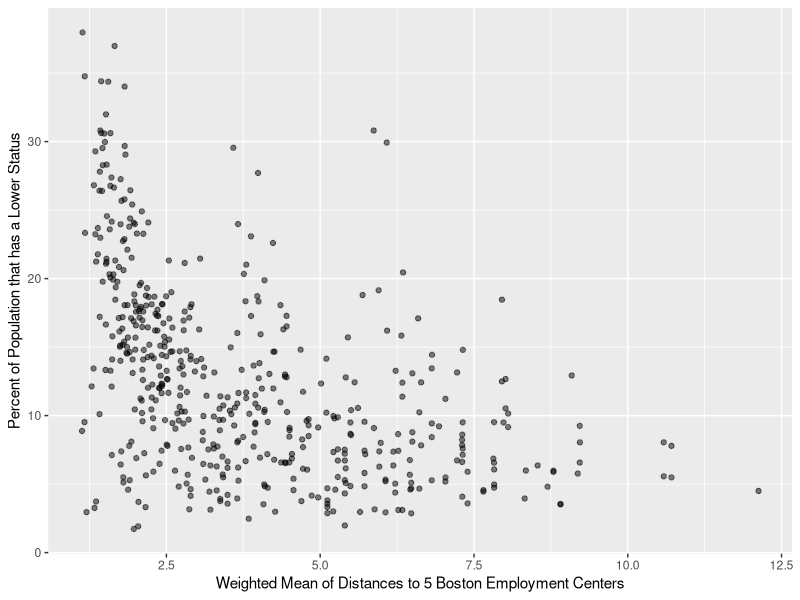
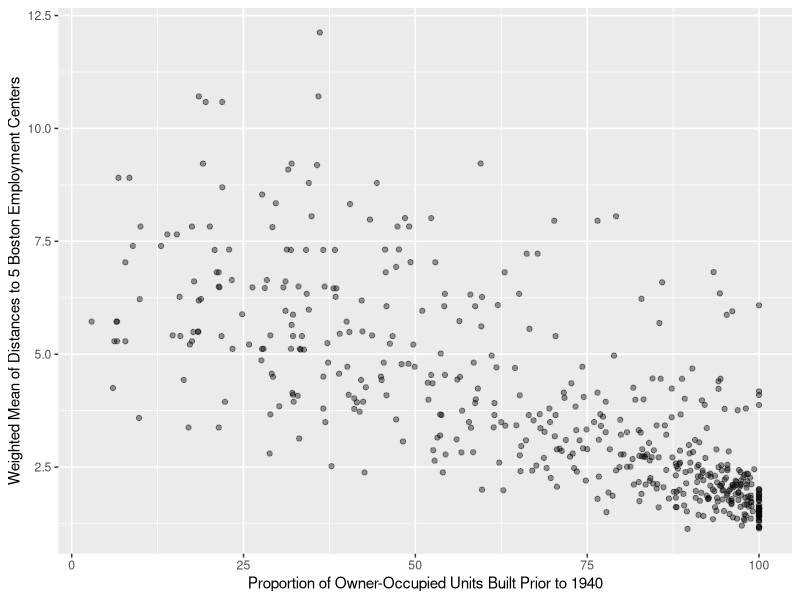
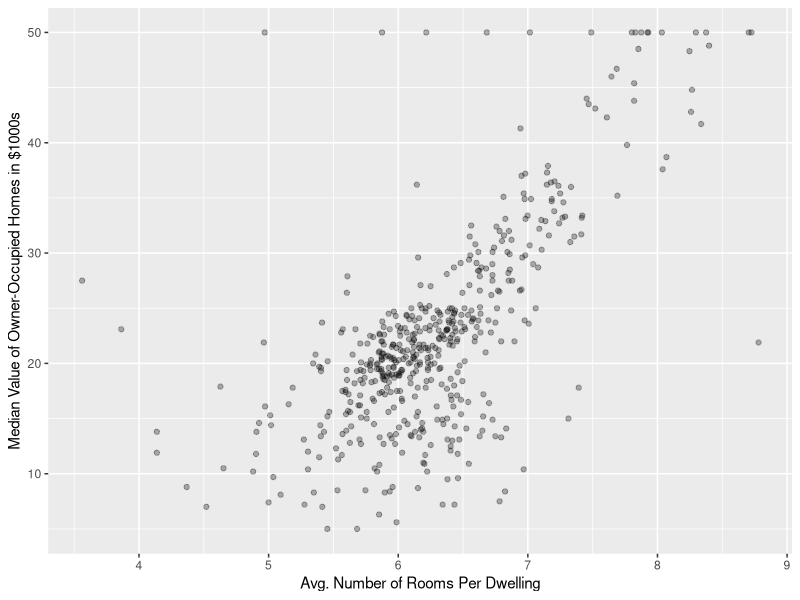

These figures' R source, in order: (Note: this script raises an error after producing the figures.)
## ---- chunk 1
knitr::opts_chunk$set(echo = TRUE)
library(MASS)
library(tidyverse)
Boston
?Boston
## ---- chunk 2
ggplot(data = Boston, mapping = aes(x = dis,
y = lstat)) +
geom_point(alpha = 0.5) +
  labs(x = "Weighted Mean of Distances to 5 Boston Employment Centers", y = "Percent of Population that has a Lower Status")
## ---- chunk 3
ggplot(data = Boston, mapping = aes(x = age,
y = dis)) +
geom_point(alpha = 0.4) +
  labs(x = "Proportion of Owner-Occupied Units Built Prior to 1940", y = "Weighted Mean of Distances to 5 Boston Employment Centers")
## ---- chunk 4
ggplot(data = Boston, mapping = aes(x = rm,
y = medv)) +
geom_point(alpha = 0.3) +
  labs(x = "Avg. Number of Rooms Per Dwelling", y = "Median Value of Owner-Occupied Homes in $1000s")
## ---- chunk 5
cor(Boston)
## ---- chunk 6
view(Boston)
## ---- chunk 7
library(broom)
Boston_table <- tidy(table(chas))
## ---- chunk 8
median(ptratio)
